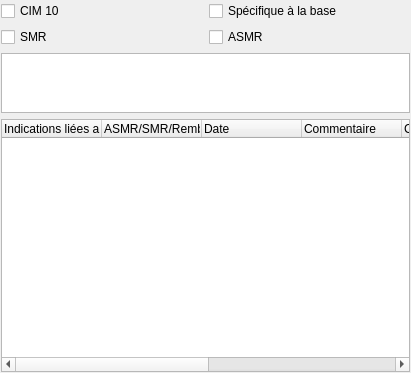
<?xml version="1.0" encoding="UTF-8"?>
<ui version="4.0">
 <class>C_PopupDial_IndicationChoice</class>
 <widget class="QWidget" name="C_PopupDial_IndicationChoice">
  <property name="geometry">
   <rect>
    <x>0</x>
    <y>0</y>
    <width>411</width>
    <height>373</height>
   </rect>
  </property>
  <property name="windowTitle">
   <string>Form</string>
  </property>
  <layout class="QGridLayout" name="gridLayout">
   <property name="margin">
    <number>1</number>
   </property>
   <item row="3" column="0" colspan="2">
    <widget class="QTreeWidget" name="treeWidget_Indications">
     <property name="sizePolicy">
      <sizepolicy hsizetype="Ignored" vsizetype="Expanding">
       <horstretch>0</horstretch>
       <verstretch>0</verstretch>
      </sizepolicy>
     </property>
     <property name="rootIsDecorated">
      <bool>false</bool>
     </property>
     <column>
      <property name="text">
       <string>Indications liées au produit</string>
      </property>
     </column>
     <column>
      <property name="text">
       <string>ASMR/SMR/Remb</string>
      </property>
     </column>
     <column>
      <property name="text">
       <string>Date</string>
      </property>
     </column>
     <column>
      <property name="text">
       <string>Commentaire</string>
      </property>
     </column>
     <column>
      <property name="text">
       <string>Code</string>
      </property>
     </column>
     <column>
      <property name="text">
       <string>type</string>
      </property>
     </column>
     <column>
      <property name="text">
       <string>Remb</string>
      </property>
     </column>
     <column>
      <property name="text">
       <string>cip</string>
      </property>
     </column>
    </widget>
   </item>
   <item row="0" column="1">
    <widget class="QCheckBox" name="checkBox_IndicationBDM">
     <property name="whatsThis">
      <string>Evaluer les indications spécifiques à l'implémentation commerciale des données</string>
     </property>
     <property name="text">
      <string>Spécifique à la base</string>
     </property>
    </widget>
   </item>
   <item row="0" column="0">
    <widget class="QCheckBox" name="checkBox_IndicationCIM10">
     <property name="whatsThis">
      <string>Evaluer les indications codées avec le CIM10</string>
     </property>
     <property name="text">
      <string>CIM 10</string>
     </property>
    </widget>
   </item>
   <item row="1" column="0">
    <widget class="QCheckBox" name="checkBox_SMR">
     <property name="toolTip">
      <string>Evaluer le SMR (service médical rendu)</string>
     </property>
     <property name="whatsThis">
      <string>Evaluer le SMR (service médical rendu)</string>
     </property>
     <property name="text">
      <string>SMR</string>
     </property>
    </widget>
   </item>
   <item row="1" column="1">
    <widget class="QCheckBox" name="checkBox_ASMR">
     <property name="whatsThis">
      <string>Evaluer l'ASMR (l'ajout de service médical rendu)</string>
     </property>
     <property name="text">
      <string>ASMR</string>
     </property>
    </widget>
   </item>
   <item row="2" column="0" colspan="2">
    <widget class="QTextEdit" name="textEdit_memo">
     <property name="maximumSize">
      <size>
       <width>16777215</width>
       <height>60</height>
      </size>
     </property>
     <property name="toolTip">
      <string>Informations sur l'indication</string>
     </property>
    </widget>
   </item>
  </layout>
 </widget>
 <resources/>
 <connections/>
</ui>
